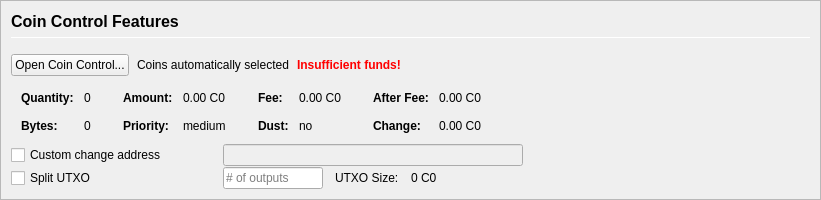
         <widget class="QFrame" name="frameCoinControl">
          <property name="sizePolicy">
           <sizepolicy hsizetype="Expanding" vsizetype="Expanding">
            <horstretch>0</horstretch>
            <verstretch>0</verstretch>
           </sizepolicy>
          </property>
          <property name="maximumSize">
           <size>
            <width>16777215</width>
            <height>16777215</height>
           </size>
          </property>
          <property name="frameShape">
           <enum>QFrame::StyledPanel</enum>
          </property>
          <property name="frameShadow">
           <enum>QFrame::Sunken</enum>
          </property>
          <layout class="QVBoxLayout" name="verticalLayoutCoinControl2">
           <property name="spacing">
            <number>0</number>
           </property>
           <property name="leftMargin">
            <number>0</number>
           </property>
           <property name="topMargin">
            <number>0</number>
           </property>
           <property name="rightMargin">
            <number>0</number>
           </property>
           <property name="bottomMargin">
            <number>0</number>
           </property>
           <item>
            <widget class="QFrame" name="frameCoinControl_BG">
             <layout class="QVBoxLayout" name="verticalLayoutCoinControl" stretch="0,0,0,0,0,0">
              <property name="spacing">
               <number>1</number>
              </property>
              <property name="leftMargin">
               <number>10</number>
              </property>
              <property name="topMargin">
               <number>10</number>
              </property>
              <item>
               <layout class="QHBoxLayout" name="horizontalLayoutCoinControl1">
                <property name="bottomMargin">
                 <number>15</number>
                </property>
                <item>
                 <layout class="QVBoxLayout" name="verticalLayout_3">
                  <property name="spacing">
                   <number>6</number>
                  </property>
                  <item>
                   <widget class="QLabel" name="labelCoinControlFeatures">
                    <property name="sizePolicy">
                     <sizepolicy hsizetype="Preferred" vsizetype="Maximum">
                      <horstretch>0</horstretch>
                      <verstretch>0</verstretch>
                     </sizepolicy>
                    </property>
                    <property name="minimumSize">
                     <size>
                      <width>0</width>
                      <height>20</height>
                     </size>
                    </property>
                    <property name="font">
                     <font>
                      <pointsize>12</pointsize>
                      <weight>75</weight>
                      <bold>true</bold>
                     </font>
                    </property>
                    <property name="styleSheet">
                     <string notr="true">font-weight:bold;</string>
                    </property>
                    <property name="text">
                     <string>Coin Control Features</string>
                    </property>
                   </widget>
                  </item>
                  <item>
                   <widget class="Line" name="line">
                    <property name="minimumSize">
                     <size>
                      <width>0</width>
                      <height>1</height>
                     </size>
                    </property>
                    <property name="maximumSize">
                     <size>
                      <width>16777215</width>
                      <height>1</height>
                     </size>
                    </property>
                    <property name="orientation">
                     <enum>Qt::Horizontal</enum>
                    </property>
                   </widget>
                  </item>
                 </layout>
                </item>
               </layout>
              </item>
              <item>
               <layout class="QHBoxLayout" name="horizontalLayoutCoinControl2" stretch="0,0,0,0">
                <property name="spacing">
                 <number>8</number>
                </property>
                <property name="bottomMargin">
                 <number>10</number>
                </property>
                <item>
                 <widget class="QPushButton" name="pushButtonCoinControl">
                  <property name="styleSheet">
                   <string notr="true"/>
                  </property>
                  <property name="text">
                   <string>Open Coin Control...</string>
                  </property>
                  <property name="autoDefault">
                   <bool>false</bool>
                  </property>
                 </widget>
                </item>
                <item>
                 <widget class="QLabel" name="labelCoinControlAutomaticallySelected">
                  <property name="text">
                   <string>Coins automatically selected</string>
                  </property>
                  <property name="margin">
                   <number>5</number>
                  </property>
                 </widget>
                </item>
                <item>
                 <widget class="QLabel" name="labelCoinControlInsuffFunds">
                  <property name="font">
                   <font>
                    <weight>75</weight>
                    <bold>true</bold>
                   </font>
                  </property>
                  <property name="styleSheet">
                   <string notr="true">color:red;font-weight:bold;</string>
                  </property>
                  <property name="text">
                   <string>Insufficient funds!</string>
                  </property>
                  <property name="margin">
                   <number>5</number>
                  </property>
                 </widget>
                </item>
                <item>
                 <spacer name="horizontalSpacerCoinControl">
                  <property name="orientation">
                   <enum>Qt::Horizontal</enum>
                  </property>
                  <property name="sizeHint" stdset="0">
                   <size>
                    <width>40</width>
                    <height>1</height>
                   </size>
                  </property>
                 </spacer>
                </item>
               </layout>
              </item>
              <item>
               <widget class="QWidget" name="widgetCoinControl" native="true">
                <property name="sizePolicy">
                 <sizepolicy hsizetype="Preferred" vsizetype="Preferred">
                  <horstretch>0</horstretch>
                  <verstretch>0</verstretch>
                 </sizepolicy>
                </property>
                <property name="minimumSize">
                 <size>
                  <width>0</width>
                  <height>0</height>
                 </size>
                </property>
                <property name="styleSheet">
                 <string notr="true"/>
                </property>
                <layout class="QHBoxLayout" name="horizontalLayoutCoinControl5">
                 <property name="leftMargin">
                  <number>0</number>
                 </property>
                 <property name="topMargin">
                  <number>0</number>
                 </property>
                 <property name="rightMargin">
                  <number>0</number>
                 </property>
                 <property name="bottomMargin">
                  <number>0</number>
                 </property>
                 <item>
                  <layout class="QHBoxLayout" name="horizontalLayoutCoinControl3" stretch="0,0,0,1">
                   <property name="spacing">
                    <number>20</number>
                   </property>
                   <property name="topMargin">
                    <number>0</number>
                   </property>
                   <property name="bottomMargin">
                    <number>10</number>
                   </property>
                   <item>
                    <layout class="QFormLayout" name="formLayoutCoinControl1">
                     <property name="horizontalSpacing">
                      <number>10</number>
                     </property>
                     <property name="verticalSpacing">
                      <number>14</number>
                     </property>
                     <property name="leftMargin">
                      <number>10</number>
                     </property>
                     <property name="topMargin">
                      <number>4</number>
                     </property>
                     <property name="rightMargin">
                      <number>6</number>
                     </property>
                     <item row="0" column="0">
                      <widget class="QLabel" name="labelCoinControlQuantityText">
                       <property name="font">
                        <font>
                         <weight>75</weight>
                         <bold>true</bold>
                        </font>
                       </property>
                       <property name="text">
                        <string>Quantity:</string>
                       </property>
                       <property name="margin">
                        <number>0</number>
                       </property>
                      </widget>
                     </item>
                     <item row="0" column="1">
                      <widget class="QLabel" name="labelCoinControlQuantity">
                       <property name="cursor">
                        <cursorShape>IBeamCursor</cursorShape>
                       </property>
                       <property name="contextMenuPolicy">
                        <enum>Qt::ActionsContextMenu</enum>
                       </property>
                       <property name="text">
                        <string notr="true">0</string>
                       </property>
                       <property name="margin">
                        <number>0</number>
                       </property>
                       <property name="textInteractionFlags">
                        <set>Qt::LinksAccessibleByMouse|Qt::TextSelectableByKeyboard|Qt::TextSelectableByMouse</set>
                       </property>
                      </widget>
                     </item>
                     <item row="1" column="0">
                      <widget class="QLabel" name="labelCoinControlBytesText">
                       <property name="font">
                        <font>
                         <weight>75</weight>
                         <bold>true</bold>
                        </font>
                       </property>
                       <property name="text">
                        <string>Bytes:</string>
                       </property>
                      </widget>
                     </item>
                     <item row="1" column="1">
                      <widget class="QLabel" name="labelCoinControlBytes">
                       <property name="cursor">
                        <cursorShape>IBeamCursor</cursorShape>
                       </property>
                       <property name="contextMenuPolicy">
                        <enum>Qt::ActionsContextMenu</enum>
                       </property>
                       <property name="text">
                        <string notr="true">0</string>
                       </property>
                       <property name="textInteractionFlags">
                        <set>Qt::LinksAccessibleByMouse|Qt::TextSelectableByKeyboard|Qt::TextSelectableByMouse</set>
                       </property>
                      </widget>
                     </item>
                    </layout>
                   </item>
                   <item>
                    <layout class="QFormLayout" name="formLayoutCoinControl2">
                     <property name="horizontalSpacing">
                      <number>10</number>
                     </property>
                     <property name="verticalSpacing">
                      <number>14</number>
                     </property>
                     <property name="leftMargin">
                      <number>6</number>
                     </property>
                     <property name="topMargin">
                      <number>4</number>
                     </property>
                     <property name="rightMargin">
                      <number>6</number>
                     </property>
                     <item row="0" column="0">
                      <widget class="QLabel" name="labelCoinControlAmountText">
                       <property name="font">
                        <font>
                         <weight>75</weight>
                         <bold>true</bold>
                        </font>
                       </property>
                       <property name="text">
                        <string>Amount:</string>
                       </property>
                       <property name="margin">
                        <number>0</number>
                       </property>
                      </widget>
                     </item>
                     <item row="0" column="1">
                      <widget class="QLabel" name="labelCoinControlAmount">
                       <property name="cursor">
                        <cursorShape>IBeamCursor</cursorShape>
                       </property>
                       <property name="contextMenuPolicy">
                        <enum>Qt::ActionsContextMenu</enum>
                       </property>
                       <property name="text">
                        <string notr="true">0.00 C0</string>
                       </property>
                       <property name="textInteractionFlags">
                        <set>Qt::LinksAccessibleByMouse|Qt::TextSelectableByKeyboard|Qt::TextSelectableByMouse</set>
                       </property>
                      </widget>
                     </item>
                     <item row="1" column="0">
                      <widget class="QLabel" name="labelCoinControlPriorityText">
                       <property name="font">
                        <font>
                         <weight>75</weight>
                         <bold>true</bold>
                        </font>
                       </property>
                       <property name="text">
                        <string>Priority:</string>
                       </property>
                      </widget>
                     </item>
                     <item row="1" column="1">
                      <widget class="QLabel" name="labelCoinControlPriority">
                       <property name="cursor">
                        <cursorShape>IBeamCursor</cursorShape>
                       </property>
                       <property name="contextMenuPolicy">
                        <enum>Qt::ActionsContextMenu</enum>
                       </property>
                       <property name="text">
                        <string>medium</string>
                       </property>
                       <property name="textInteractionFlags">
                        <set>Qt::LinksAccessibleByMouse|Qt::TextSelectableByKeyboard|Qt::TextSelectableByMouse</set>
                       </property>
                      </widget>
                     </item>
                    </layout>
                   </item>
                   <item>
                    <layout class="QFormLayout" name="formLayoutCoinControl3">
                     <property name="horizontalSpacing">
                      <number>10</number>
                     </property>
                     <property name="verticalSpacing">
                      <number>14</number>
                     </property>
                     <property name="leftMargin">
                      <number>6</number>
                     </property>
                     <property name="topMargin">
                      <number>4</number>
                     </property>
                     <property name="rightMargin">
                      <number>6</number>
                     </property>
                     <item row="0" column="0">
                      <widget class="QLabel" name="labelCoinControlFeeText">
                       <property name="font">
                        <font>
                         <weight>75</weight>
                         <bold>true</bold>
                        </font>
                       </property>
                       <property name="text">
                        <string>Fee:</string>
                       </property>
                       <property name="margin">
                        <number>0</number>
                       </property>
                      </widget>
                     </item>
                     <item row="0" column="1">
                      <widget class="QLabel" name="labelCoinControlFee">
                       <property name="cursor">
                        <cursorShape>IBeamCursor</cursorShape>
                       </property>
                       <property name="contextMenuPolicy">
                        <enum>Qt::ActionsContextMenu</enum>
                       </property>
                       <property name="text">
                        <string notr="true">0.00 C0</string>
                       </property>
                       <property name="textInteractionFlags">
                        <set>Qt::LinksAccessibleByMouse|Qt::TextSelectableByKeyboard|Qt::TextSelectableByMouse</set>
                       </property>
                      </widget>
                     </item>
                     <item row="1" column="0">
                      <widget class="QLabel" name="labelCoinControlLowOutputText">
                       <property name="font">
                        <font>
                         <weight>75</weight>
                         <bold>true</bold>
                        </font>
                       </property>
                       <property name="text">
                        <string>Dust:</string>
                       </property>
                      </widget>
                     </item>
                     <item row="1" column="1">
                      <widget class="QLabel" name="labelCoinControlLowOutput">
                       <property name="cursor">
                        <cursorShape>IBeamCursor</cursorShape>
                       </property>
                       <property name="contextMenuPolicy">
                        <enum>Qt::ActionsContextMenu</enum>
                       </property>
                       <property name="text">
                        <string>no</string>
                       </property>
                       <property name="textInteractionFlags">
                        <set>Qt::LinksAccessibleByMouse|Qt::TextSelectableByKeyboard|Qt::TextSelectableByMouse</set>
                       </property>
                      </widget>
                     </item>
                    </layout>
                   </item>
                   <item>
                    <layout class="QFormLayout" name="formLayoutCoinControl4">
                     <property name="horizontalSpacing">
                      <number>10</number>
                     </property>
                     <property name="verticalSpacing">
                      <number>14</number>
                     </property>
                     <property name="leftMargin">
                      <number>6</number>
                     </property>
                     <property name="topMargin">
                      <number>4</number>
                     </property>
                     <property name="rightMargin">
                      <number>6</number>
                     </property>
                     <item row="0" column="0">
                      <widget class="QLabel" name="labelCoinControlAfterFeeText">
                       <property name="font">
                        <font>
                         <weight>75</weight>
                         <bold>true</bold>
                        </font>
                       </property>
                       <property name="text">
                        <string>After Fee:</string>
                       </property>
                       <property name="margin">
                        <number>0</number>
                       </property>
                      </widget>
                     </item>
                     <item row="0" column="1">
                      <widget class="QLabel" name="labelCoinControlAfterFee">
                       <property name="cursor">
                        <cursorShape>IBeamCursor</cursorShape>
                       </property>
                       <property name="contextMenuPolicy">
                        <enum>Qt::ActionsContextMenu</enum>
                       </property>
                       <property name="text">
                        <string notr="true">0.00 C0</string>
                       </property>
                       <property name="textInteractionFlags">
                        <set>Qt::LinksAccessibleByMouse|Qt::TextSelectableByKeyboard|Qt::TextSelectableByMouse</set>
                       </property>
                      </widget>
                     </item>
                     <item row="1" column="0">
                      <widget class="QLabel" name="labelCoinControlChangeText">
                       <property name="font">
                        <font>
                         <weight>75</weight>
                         <bold>true</bold>
                        </font>
                       </property>
                       <property name="text">
                        <string>Change:</string>
                       </property>
                      </widget>
                     </item>
                     <item row="1" column="1">
                      <widget class="QLabel" name="labelCoinControlChange">
                       <property name="cursor">
                        <cursorShape>IBeamCursor</cursorShape>
                       </property>
                       <property name="contextMenuPolicy">
                        <enum>Qt::ActionsContextMenu</enum>
                       </property>
                       <property name="text">
                        <string notr="true">0.00 C0</string>
                       </property>
                       <property name="textInteractionFlags">
                        <set>Qt::LinksAccessibleByMouse|Qt::TextSelectableByKeyboard|Qt::TextSelectableByMouse</set>
                       </property>
                      </widget>
                     </item>
                    </layout>
                   </item>
                  </layout>
                 </item>
                </layout>
               </widget>
              </item>
              <item>
               <layout class="QHBoxLayout" name="horizontalLayoutCoinControl4">
                <property name="spacing">
                 <number>12</number>
                </property>
                <property name="sizeConstraint">
                 <enum>QLayout::SetDefaultConstraint</enum>
                </property>
                <property name="topMargin">
                 <number>0</number>
                </property>
                <property name="rightMargin">
                 <number>0</number>
                </property>
                <item>
                 <widget class="QCheckBox" name="checkBoxCoinControlChange">
                  <property name="sizePolicy">
                   <sizepolicy hsizetype="Preferred" vsizetype="Preferred">
                    <horstretch>0</horstretch>
                    <verstretch>0</verstretch>
                   </sizepolicy>
                  </property>
                  <property name="minimumSize">
                   <size>
                    <width>200</width>
                    <height>0</height>
                   </size>
                  </property>
                  <property name="maximumSize">
                   <size>
                    <width>200</width>
                    <height>16777215</height>
                   </size>
                  </property>
                  <property name="toolTip">
                   <string>If this is activated, but the change address is empty or invalid, change will be sent to a newly generated address.</string>
                  </property>
                  <property name="text">
                   <string>Custom change address</string>
                  </property>
                 </widget>
                </item>
                <item>
                 <widget class="QValidatedLineEdit" name="lineEditCoinControlChange">
                  <property name="enabled">
                   <bool>false</bool>
                  </property>
                  <property name="sizePolicy">
                   <sizepolicy hsizetype="Preferred" vsizetype="Preferred">
                    <horstretch>0</horstretch>
                    <verstretch>0</verstretch>
                   </sizepolicy>
                  </property>
                  <property name="minimumSize">
                   <size>
                    <width>300</width>
                    <height>0</height>
                   </size>
                  </property>
                 </widget>
                </item>
                <item>
                 <widget class="QLabel" name="labelCoinControlChangeLabel">
                  <property name="sizePolicy">
                   <sizepolicy hsizetype="Preferred" vsizetype="Preferred">
                    <horstretch>0</horstretch>
                    <verstretch>0</verstretch>
                   </sizepolicy>
                  </property>
                  <property name="minimumSize">
                   <size>
                    <width>100</width>
                    <height>0</height>
                   </size>
                  </property>
                  <property name="text">
                   <string/>
                  </property>
                  <property name="margin">
                   <number>3</number>
                  </property>
                 </widget>
                </item>
               </layout>
              </item>
              <item>
               <layout class="QHBoxLayout" name="horizontalLayoutCoinControl6">
                <property name="spacing">
                 <number>12</number>
                </property>
                <property name="rightMargin">
                 <number>0</number>
                </property>
                <item>
                 <widget class="QCheckBox" name="splitBlockCheckBox">
                  <property name="sizePolicy">
                   <sizepolicy hsizetype="Preferred" vsizetype="Preferred">
                    <horstretch>0</horstretch>
                    <verstretch>0</verstretch>
                   </sizepolicy>
                  </property>
                  <property name="minimumSize">
                   <size>
                    <width>200</width>
                    <height>0</height>
                   </size>
                  </property>
                  <property name="maximumSize">
                   <size>
                    <width>200</width>
                    <height>16777215</height>
                   </size>
                  </property>
                  <property name="text">
                   <string>Split UTXO</string>
                  </property>
                 </widget>
                </item>
                <item>
                 <widget class="QLineEdit" name="splitBlockLineEdit">
                  <property name="sizePolicy">
                   <sizepolicy hsizetype="Preferred" vsizetype="Preferred">
                    <horstretch>50</horstretch>
                    <verstretch>0</verstretch>
                   </sizepolicy>
                  </property>
                  <property name="minimumSize">
                   <size>
                    <width>100</width>
                    <height>0</height>
                   </size>
                  </property>
                  <property name="maximumSize">
                   <size>
                    <width>100</width>
                    <height>16777215</height>
                   </size>
                  </property>
                  <property name="placeholderText">
                   <string># of outputs</string>
                  </property>
                 </widget>
                </item>
                <item>
                 <widget class="QLabel" name="labelBlockSizeText">
                  <property name="text">
                   <string>UTXO Size:</string>
                  </property>
                 </widget>
                </item>
                <item>
                 <widget class="QLabel" name="labelBlockSize">
                  <property name="text">
                   <string>0 C0</string>
                  </property>
                 </widget>
                </item>
                <item>
                 <spacer name="horizontalSpacer_7">
                  <property name="orientation">
                   <enum>Qt::Horizontal</enum>
                  </property>
                  <property name="sizeHint" stdset="0">
                   <size>
                    <width>40</width>
                    <height>20</height>
                   </size>
                  </property>
                 </spacer>
                </item>
               </layout>
              </item>
              <item>
               <spacer name="verticalSpacerCoinControl">
                <property name="orientation">
                 <enum>Qt::Vertical</enum>
                </property>
                <property name="sizeHint" stdset="0">
                 <size>
                  <width>800</width>
                  <height>1</height>
                 </size>
                </property>
               </spacer>
              </item>
             </layout>
            </widget>
           </item>
          </layout>
         </widget>
